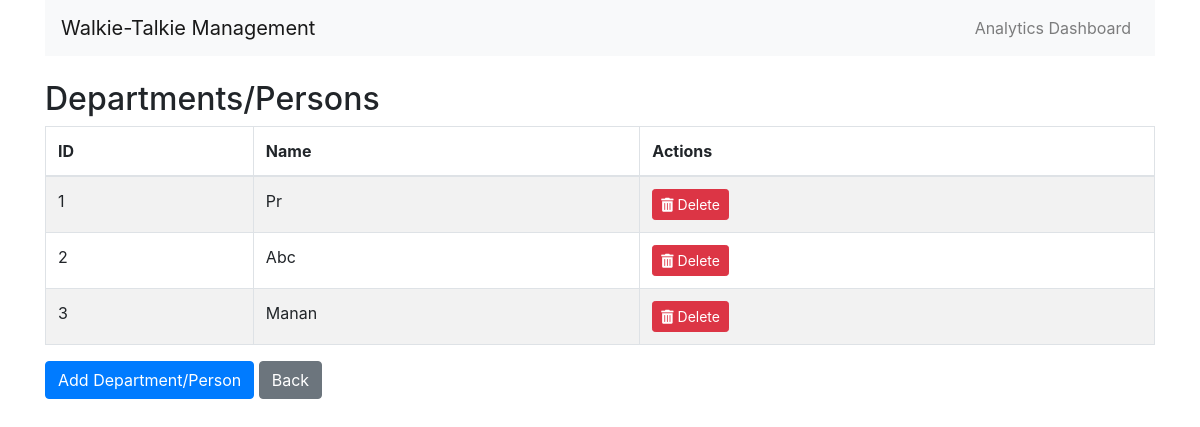
/departments, run on an earlier commit of the app's database.
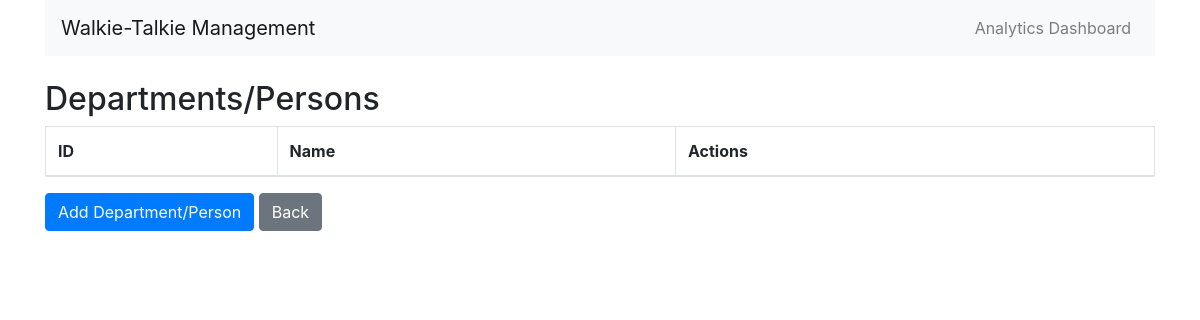
And on a later commit of the database.
### models.py (models this page shows)
class Department(db.Model):
    id = db.Column(db.Integer, primary_key=True)
    name = db.Column(db.String(100), nullable=False, unique=True)
    rental_history = db.relationship('Rental', backref='department', lazy=True)

### routes.py (the view)
@app.route('/departments')
def departments():
    departments = Department.query.all()
    return render_template('departments.html', departments=departments)

### templates/departments.html (shortened to what this page needs)
{% extends 'base.html' %}
{% block content %}
<h2>Departments/Persons</h2>
<table class="table table-striped table-bordered">
    <thead>
        <tr>
            <th>ID</th>
            <th>Name</th>
            <th>Actions</th>
        </tr>
    </thead>
    <tbody>
        {% for dept in departments %}
        <tr>
            <td>{{ dept.id }}</td>
            <td>{{ dept.name }}</td>
            <td>
                {% if dept.rentals|selectattr('return_time', '==', None)|list %}
                    <button class="btn btn-sm btn-danger" disabled data-toggle="tooltip" title="Cannot delete; walkie-talkies are currently lent to this department/person.">
                        <i class="fas fa-trash-alt"></i> Delete
                    </button>
                {% else %}
                    <form action="{{ url_for('delete_department', dept_id=dept.id) }}" method="post" style="display:inline;">
                        <button type="submit" class="btn btn-sm btn-danger" onclick="return confirm('Are you sure you want to delete this department/person?');" data-toggle="tooltip" title="Delete">
                            <i class="fas fa-trash-alt"></i> Delete
                        </button>
                    </form>
                {% endif %}
            </td>
        </tr>
        {% endfor %}
    </tbody>
</table>
<a href="{{ url_for('add_department') }}" class="btn btn-primary">Add Department/Person</a>
<a href="{{ url_for('index') }}" class="btn btn-secondary">Back</a>
{% endblock %}

### templates/base.html (shortened to what this page needs)
<!DOCTYPE html>
<html>
<head>
    <link rel="stylesheet"
          href="https://maxcdn.bootstrapcdn.com/bootstrap/4.5.2/css/bootstrap.min.css">
    <link rel="stylesheet" href="https://cdnjs.cloudflare.com/ajax/libs/font-awesome/5.15.1/css/all.min.css">
</head>
<body>
    <div class="container">
        <nav class="navbar navbar-expand-lg navbar-light bg-light mb-4">
            <a class="navbar-brand" href="{{ url_for('index') }}">Walkie-Talkie Management</a>
            <div class="collapse navbar-collapse">
                <ul class="navbar-nav ml-auto">
                    <li class="nav-item">
                        <a class="nav-link" href="{{ url_for('analytics') }}">Analytics Dashboard</a>
                    </li>
                </ul>
            </div>
        </nav>
        {% block content %}{% endblock %}
    </div>
</body>
</html>

What changed in the data, as far as the page shows it:
removed Department: id "1", name "Pr"
removed Department: id "2", name "Abc"
removed Department: id "3", name "Manan"
